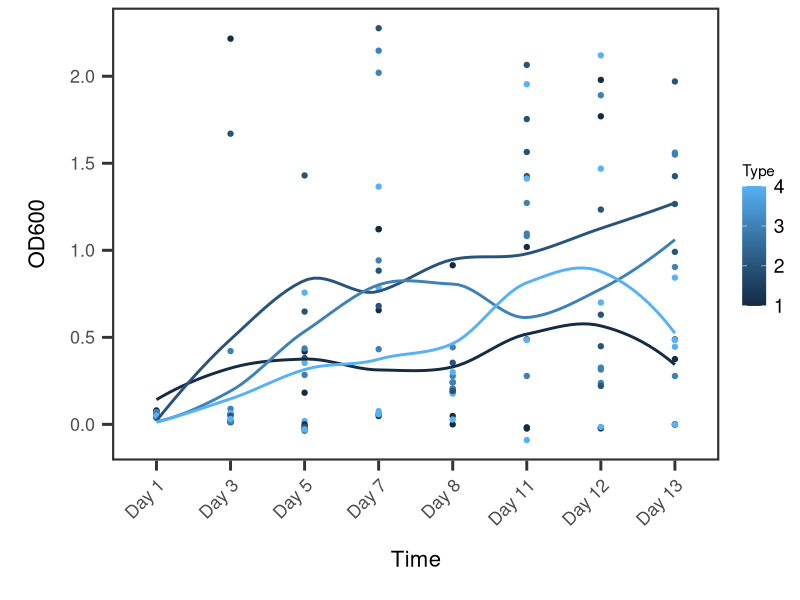
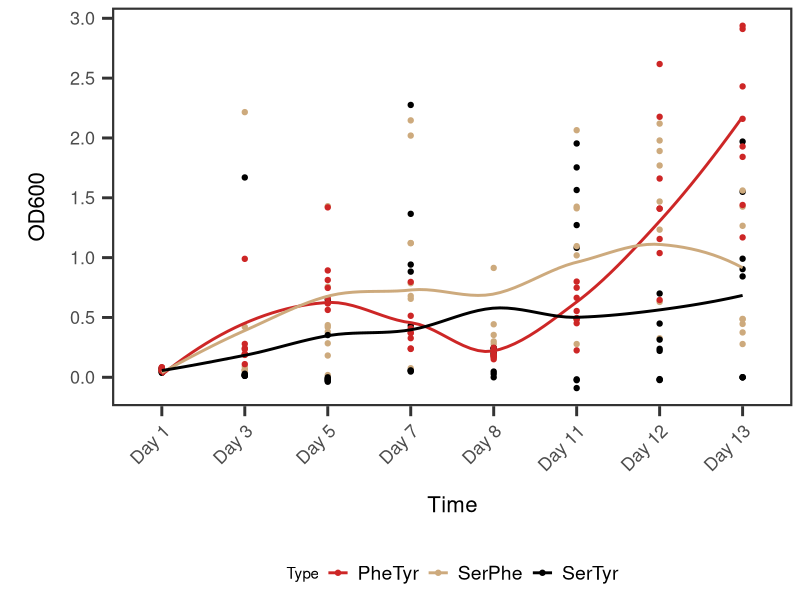
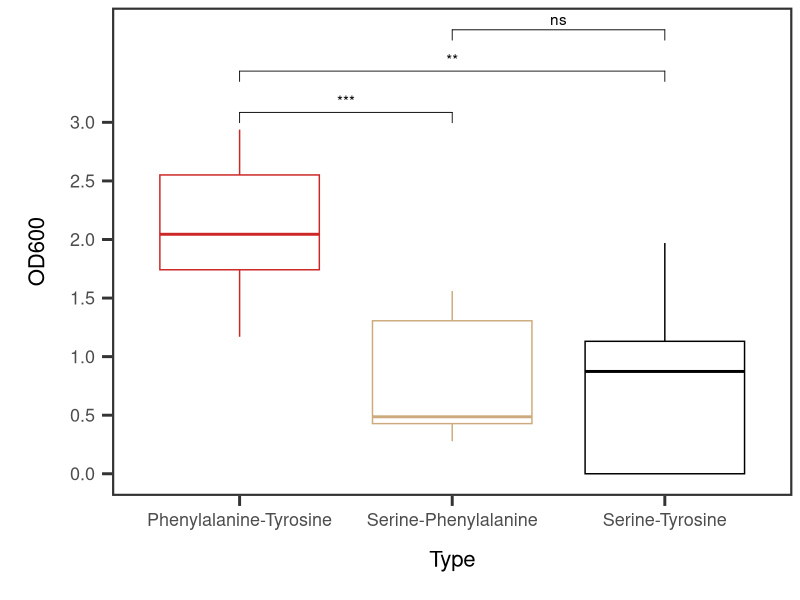
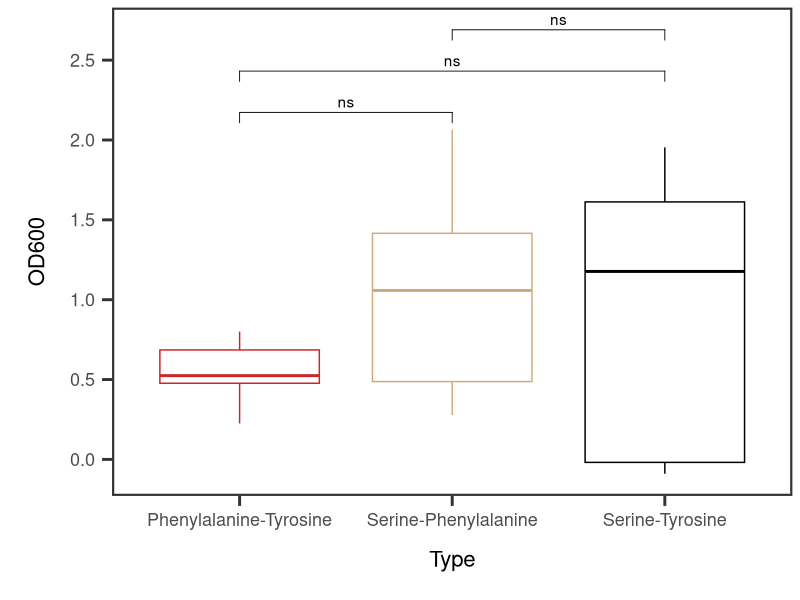

Write R code to recreate these figures, in order.
## ---- chunk 1
library(tidyr)
library(ggplot2)
library(stringr)
library(dplyr)
library(tidyverse)
library(ggpubr)
theme_set(theme_classic() +
  theme(axis.title = element_text(size = 16),
        axis.title.x = element_text(margin = margin(t = 15, b = 15)),
        axis.title.y = element_text(margin = margin(l = 15, r = 15)),
        axis.text = element_text(size = 13),
        axis.text.x = element_text(margin = margin(t = 5)),
        axis.text.y = element_text(margin = margin(r = 5)),
        #axis.line.x = element_line(linewidth = 1),
        #axis.line.y = element_line(linewidth = 1),
        axis.line.x = element_blank(),
        axis.line.y = element_blank(),
        axis.ticks.x = element_line(linewidth = 1),
        axis.ticks.y = element_line(linewidth = 1),
        axis.ticks.length = unit(.1, "in"),
        panel.border = element_rect(color = "grey20", fill = NA, linewidth = 1.5),
        legend.text = element_text(size = 14),
        strip.text = element_text(size = 14),
        strip.background = element_blank()
        ))
## ---- chunk 2
setwd("C:/Users/ajl21/github/division.labor/prelim_coexistence/")


serEpheK <- read.csv("20260327_2124_serEpheK.csv")
serEtyrK <- read.csv("20260327_2124_serEtyrK.csv")

serKpheE <- read.csv("20260327_2124_serKpheE.csv")
serKtyrE <- read.csv("20260327_2124_serKtyrE.csv")


pheKtyrE <- read.csv("20260324_1352_pheKtyrE.csv")
pheEtyrK <- read.csv("20260324_1352_pheEtyrK.csv")

## ---- chunk 3
co_names_s <-c( "Day 1",	"Day 3",	"Day 5",	"Day 7",	"Day 8",	"Day 11",	"Day 12",	"Day 13")
colnames(serEpheK ) <- co_names_s
colnames(serEtyrK ) <- co_names_s
colnames(serKpheE ) <- co_names_s
colnames(serKtyrE) <- co_names_s

co_names <-c( "Day 1",	"Day 3",	"Day 5",	"Day 7", "Day 8",	"Day 10",	"Day 11",	"Day 12",	"Day 13","Day 14",	"Day 15", "Day 16","Day 17", "Day 18")
colnames(pheEtyrK ) <- co_names
colnames(pheKtyrE) <- co_names

## ---- chunk 4
pheEtyrK.l <- pivot_longer(pheEtyrK,
                          cols= starts_with("Day"),
                          names_to = "Time",
                          values_to = "OD600")
pheEtyrK.l$Sample <-rep(1:4, each=14)
pheEtyrK.l$Time <-factor(pheEtyrK.l$Time,
                         levels = c("Day 1",	"Day 3",	"Day 5",	"Day 7", "Day 8",	"Day 10",	"Day 11",	"Day 12",	"Day 13","Day 14",	"Day 15", "Day 16","Day 17", "Day 18"))

pheKtyrE.l <- pivot_longer(pheKtyrE,
                          cols= everything(),
                          names_to = "Time",
                          values_to = "OD600")
pheKtyrE.l$Sample <-rep(1:4, each=14)
pheKtyrE.l$Time <-factor(pheKtyrE.l$Time,
                         levels = c("Day 1",	"Day 3",	"Day 5",	"Day 7", "Day 8",	"Day 10",	"Day 11",	"Day 12",	"Day 13","Day 14",	"Day 15", "Day 16","Day 17", "Day 18"))


coexist.phetyr <- rbind(pheKtyrE.l, pheEtyrK.l)
coexist.phetyr$Type<-c("PheTyr")


coexist.phetyr.c <- coexist.phetyr[-76,]


## ---- chunk 5
#combined
long <- function(df, sample_each = 8, n_samples = 4) {
  df_long <- pivot_longer(df,
                          cols = everything(),
                          names_to = "Time",
                          values_to = "OD600")
  
  df_long$Sample <- rep(1:n_samples, each = sample_each)
  
  df_long$Time <- factor(df_long$Time,
                         levels = c("Day 1", "Day 3", "Day 5", "Day 7",
                                    "Day 8", "Day 11", "Day 12", "Day 13"))
  
  return(df_long)
}

serEpheK.l <-long(serEpheK)
serEtyrK.l <-long(serEtyrK)
serKpheE.l <-long(serKpheE)
serKtyrE.l <-long(serKtyrE)


serEpheK.l$Type <-c("SerPhe")
serEtyrK.l$Type <-c("SerTyr")
serKpheE.l$Type <-c("SerPhe")
serKtyrE.l$Type <-c("SerTyr")

coexist.ser <- rbind(serEpheK.l, serEtyrK.l, serKpheE.l,serKtyrE.l)
coexist.ser


## ---- chunk 6
#combine both data sets 

phetyr.short <- subset(
  coexist.phetyr.c,
  !(Time %in% c("Day 10","Day 14", "Day 15", "Day 16", "Day 17", "Day 18"))
)

combined  <- rbind(coexist.ser, phetyr.short)

ggplot(coexist.ser, aes(x=Time, y=OD600, group=Sample, color= Sample)) +geom_point()+ geom_smooth(se=FALSE)+labs(color = "Type")+ theme(axis.text.x = element_text(angle = 45, vjust = 1, hjust = 1)) + scale_y_continuous(breaks = seq(0, 6, by = .5))



ggplot(combined, aes(x=Time, y=OD600, group = Type, color = Type)) +geom_point()+ geom_smooth(se=FALSE)+labs(color = "Type")+ theme(axis.text.x = element_text(angle = 45, vjust = 1, hjust = 1)) + scale_y_continuous(breaks = seq(0, 6, by = .5))+scale_color_manual(values=c("firebrick3", "burlywood3", "black"))+theme(legend.position = "bottom")



combined.aov<-aov(OD600~Type*Time, combined)
summary(combined.aov)
TukeyHSD(combined.aov)


#ggplot(combined, aes(x=Type, y=OD600, color = Type)) +geom_boxplot() + scale_y_continuous(breaks = seq(0, 6, by = .5))+scale_color_manual(values=c("#69b3a2", "gray57", "black"))+ scale_x_discrete(labels = c("Phenylalanine-Tyrosine", "Serine-Phenylalanine", "Serine-Tyrosine"))+
  #theme(legend.position = "none")

wide <- combined %>%
  pivot_wider(
    id_cols = c(Sample, Type),
    names_from = Time,
    values_from = OD600,
    values_fn = mean
  )

day13<-as.data.frame(combined %>%
  filter(Time == "Day 13") %>%
  group_by(Type) %>%
  summarize(
    mean_OD600 = mean(OD600, na.rm = TRUE),
    .groups = "drop"
  ))

a<-aov(mean_OD600~Type, day13)
summary(a)

day13.c <- combined %>%
  filter(Time == "Day 13")


ggplot(day13.c, aes(x=Type, y=OD600, color = Type)) +geom_boxplot() + scale_y_continuous(breaks = seq(0, 3, by = .5))+scale_color_manual(values=c("firebrick3", "burlywood3", "black"))+ scale_x_discrete(labels = c("Phenylalanine-Tyrosine", "Serine-Phenylalanine", "Serine-Tyrosine"))+
  theme(legend.position = "none")+
  stat_compare_means(
    comparisons = list(
      c("PheTyr", "SerPhe"),
      c("PheTyr", "SerTyr"),
      c("SerPhe", "SerTyr")
    ),
    method = "t.test",
    label = "p.signif"
  )

aov13 <- aov(OD600 ~ Type, data = day13.c)
summary(aov13)
TukeyHSD(aov13)

day13.c %>%
  group_by(Type) %>%
  summarise(
    min_OD600 = min(OD600, na.rm = TRUE),
    max_OD600 = max(OD600, na.rm = TRUE),
    range_OD600 = max(OD600, na.rm = TRUE) - min(OD600, na.rm = TRUE)
  )

## ---- chunk 7

day.c <- combined %>%
  filter(Time == "Day 11")


ggplot(day.c, aes(x=Type, y=OD600, color = Type)) +geom_boxplot() + scale_y_continuous(breaks = seq(0, 3, by = .5))+scale_color_manual(values=c("firebrick3", "burlywood3", "black"))+ scale_x_discrete(labels = c("Phenylalanine-Tyrosine", "Serine-Phenylalanine", "Serine-Tyrosine"))+
  theme(legend.position = "none")+
  stat_compare_means(
    comparisons = list(
      c("PheTyr", "SerPhe"),
      c("PheTyr", "SerTyr"),
      c("SerPhe", "SerTyr")
    ),
    method = "t.test",
    label = "p.signif"
  )
